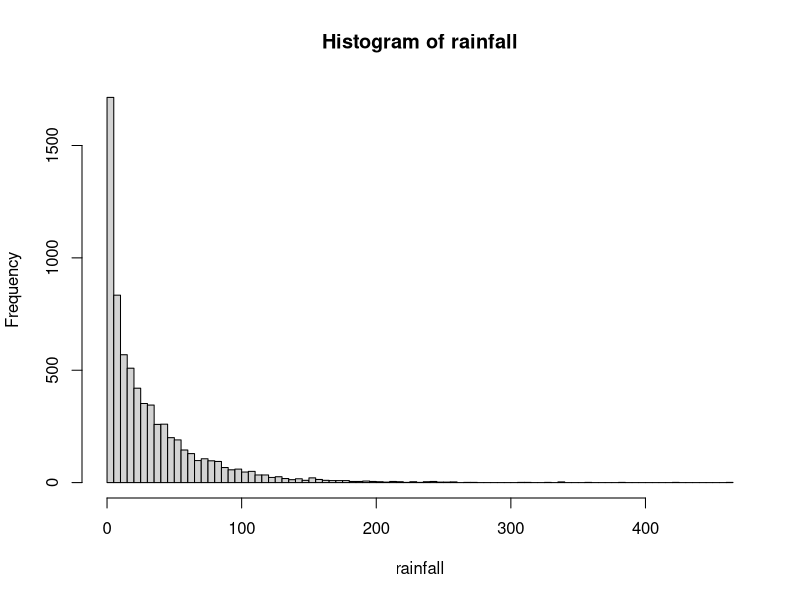
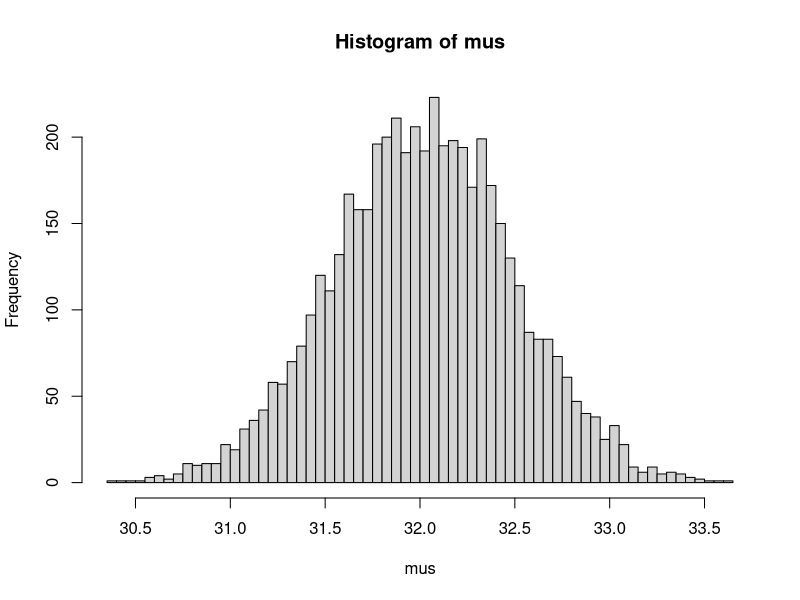
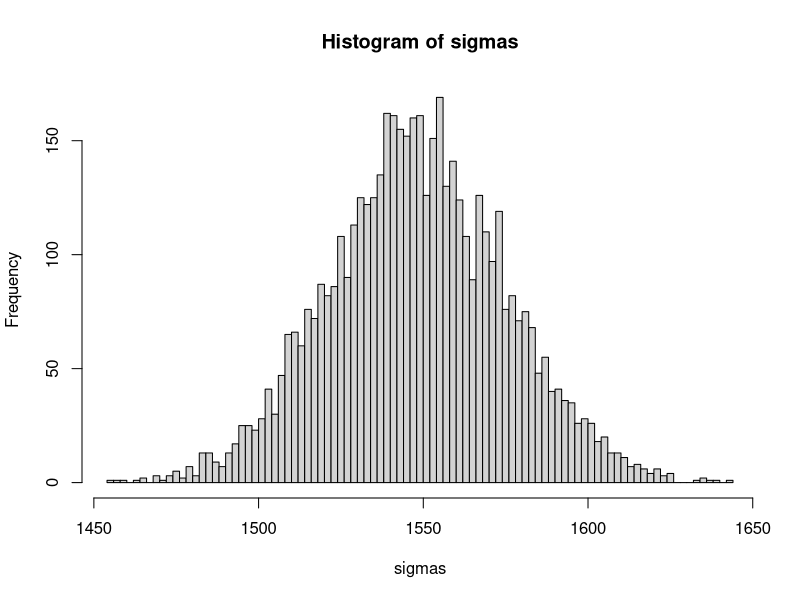
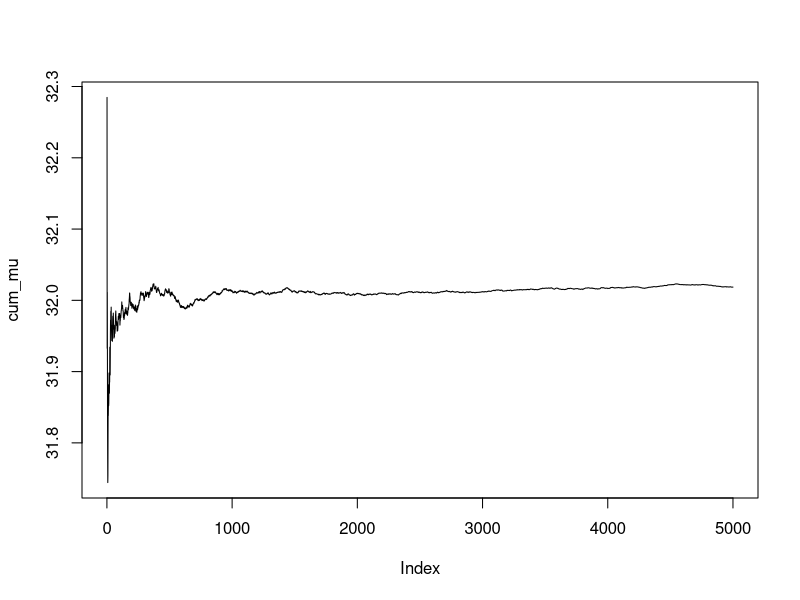
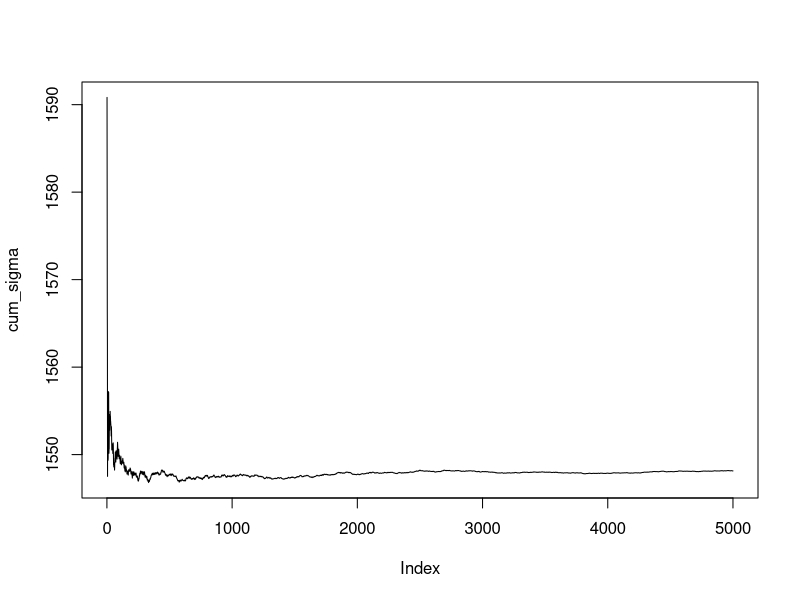
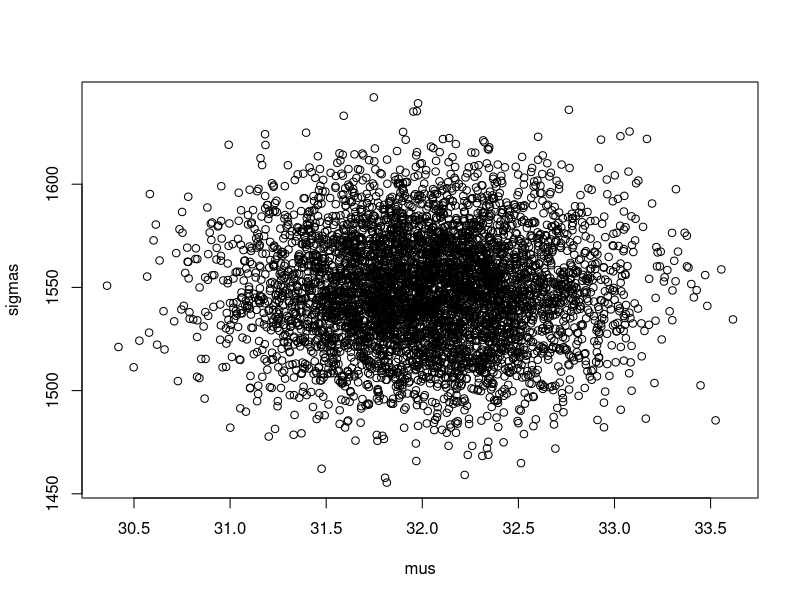
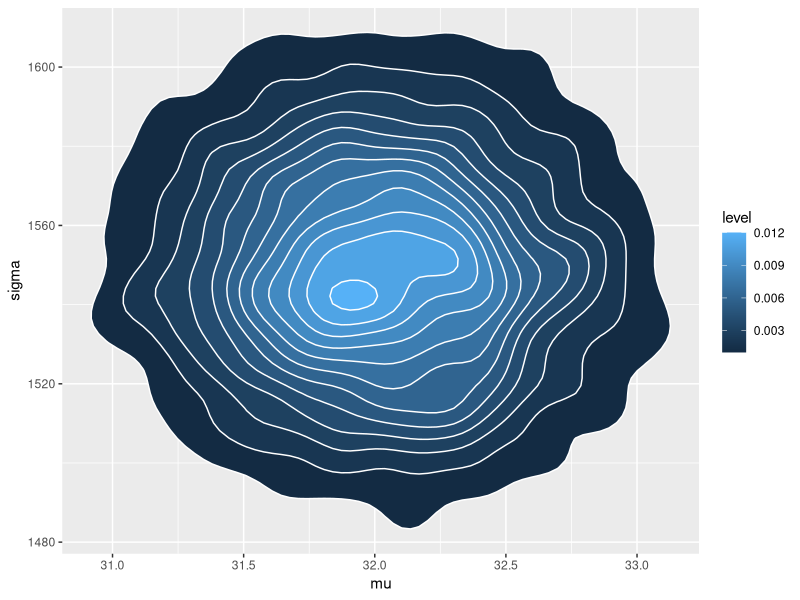
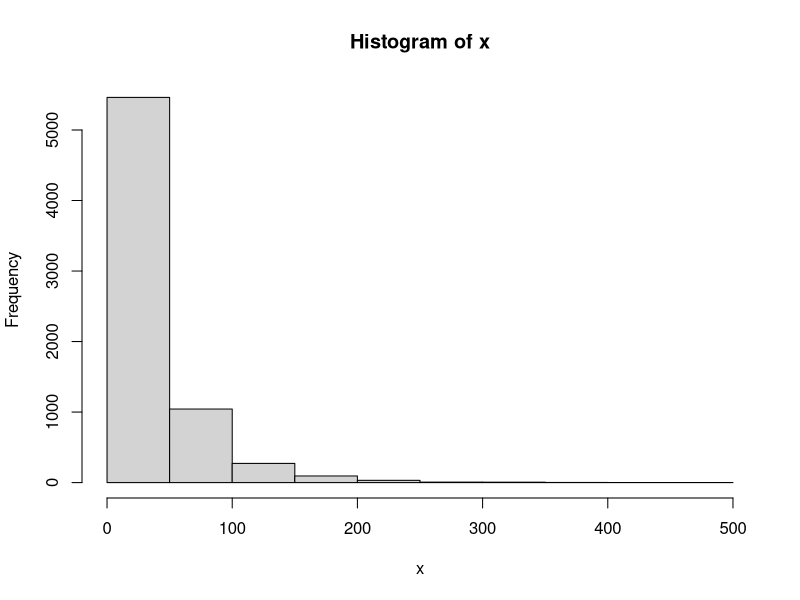

The R source for these figures, in order: (Note: a time limit stopped this script after it produced the figures.)
library(ggplot2)

rainfall <- read.table("rainfall.dat")
rainfall <- rainfall[,1]

hist(rainfall, 100)

mu_0 <- 20
tau_0 <- 10
v_0 <- 1
sigma_0 <- 1
n <- length(rainfall)
x_hat <- mean(rainfall)


sigma <- 10
mu <- 20

sims <- 5000

sigmas <- c()
mus <- c()
cum_mu <- c()
cum_sigma <- c()

for (i in 1:sims) {
  w <- (n/sigma)/((n/sigma) + (1/tau_0))
  mu_n <- w * x_hat + (1 - w)*mu_0 
  tau_n <- solve( n/sigma + 1/tau_0 )[1]
  mu <- rnorm(1, mu_n, sqrt(tau_n))
  
  v_n <- v_0 + n
  tau <- v_0*sigma_0 + sum((rainfall - mu)**2) / v_n 
  sigma <- (v_n * tau)/rchisq(1, v_n)
  
  mus[i] <- mu
  sigmas[i] <- sigma
  
  cum_mu[i] <- mean(mus)
  cum_sigma[i] <- mean(sigmas)
  
  
}

hist(mus, 100)
hist(sigmas, 100)
plot(cum_mu, type = "l")
plot(cum_sigma, type = "l")

plot(mus, sigmas)

df <- data.frame(
  mu = mus,
  sigma = sigmas
)

ggplot(df, aes(x=mu, y=sigma) ) +
  stat_density_2d(aes(fill = ..level..), geom = "polygon", colour="white")


# b
x <- as.matrix(rainfall)

# Model options
nComp <- 2    # Number of mixture components

# Prior options
alpha <- 10*rep(1,nComp) # Dirichlet(alpha)
muPrior <- rep(0,nComp) # Prior mean of mu
tau2Prior <- rep(10,nComp) # Prior std of mu
sigma2_0 <- rep(var(x),nComp) # s20 (best guess of sigma2)
nu0 <- rep(4,nComp) # degrees of freedom for prior on sigma2

# MCMC options
nIter <- 1000 # Number of Gibbs sampling draws

# Plotting options
plotFit <- TRUE
lineColors <- c("blue", "green", "magenta", 'yellow')
sleepTime <- 0.01 # Adding sleep time between iterations for plotting
################   END USER INPUT ###############

###### Defining a function that simulates from the 
rScaledInvChi2 <- function(n, df, scale){
  return((df*scale)/rchisq(n,df=df))
}

####### Defining a function that simulates from a Dirichlet distribution
rDirichlet <- function(param){
  nCat <- length(param)
  piDraws <- matrix(NA,nCat,1)
  for (j in 1:nCat){
    piDraws[j] <- rgamma(1,param[j],1)
  }
  piDraws = piDraws/sum(piDraws) # Diving every column of piDraws by the sum of the elements in that column.
  return(piDraws)
}

# Simple function that converts between two different representations of the mixture allocation
S2alloc <- function(S){
  n <- dim(S)[1]
  alloc <- rep(0,n)
  for (i in 1:n){
    alloc[i] <- which(S[i,] == 1)
  }
  return(alloc)
}

# Initial value for the MCMC
nObs <- length(x)
S <- t(rmultinom(nObs, size = 1 , prob = rep(1/nComp,nComp))) # nObs-by-nComp matrix with component allocations.
mu <- quantile(x, probs = seq(0,1,length = nComp))
sigma2 <- rep(var(x),nComp)
probObsInComp <- rep(NA, nComp)

# Setting up the plot
xGrid <- seq(min(x)-1*apply(x,2,sd),max(x)+1*apply(x,2,sd),length = 100)
xGridMin <- min(xGrid)
xGridMax <- max(xGrid)
mixDensMean <- rep(0,length(xGrid))
effIterCount <- 0
ylim <- c(0,2*max(hist(x)$density))


for (k in 1:nIter){
  #message(paste('Iteration number:',k))
  alloc <- S2alloc(S) # Just a function that converts between different representations of the group allocations
  nAlloc <- colSums(S)
  #print(nAlloc)
  # Update components probabilities
  pi <- rDirichlet(alpha + nAlloc)
  
  # Update mu's
  for (j in 1:nComp){
    precPrior <- 1/tau2Prior[j]
    precData <- nAlloc[j]/sigma2[j]
    precPost <- precPrior + precData
    wPrior <- precPrior/precPost
    muPost <- wPrior*muPrior + (1-wPrior)*mean(x[alloc == j])
    tau2Post <- 1/precPost
    mu[j] <- rnorm(1, mean = muPost, sd = sqrt(tau2Post))
  }
  
  # Update sigma2's
  for (j in 1:nComp){
    sigma2[j] <- rScaledInvChi2(1, df = nu0[j] + nAlloc[j], scale = (nu0[j]*sigma2_0[j] + sum((x[alloc == j] - mu[j])^2))/(nu0[j] + nAlloc[j]))
  }
  
  # Update allocation
  for (i in 1:nObs){
    for (j in 1:nComp){
      probObsInComp[j] <- pi[j]*dnorm(x[i], mean = mu[j], sd = sqrt(sigma2[j]))
    }
    S[i,] <- t(rmultinom(1, size = 1 , prob = probObsInComp/sum(probObsInComp)))
  }
  
  # Printing the fitted density against data histogram
  if (plotFit && (k%%50 ==0)){
    effIterCount <- effIterCount + 1
    hist(x, breaks = 50, freq = FALSE, xlim = c(xGridMin,xGridMax), main = paste("Iteration number",k), ylim = ylim)
    mixDens <- rep(0,length(xGrid))
    components <- c()
    for (j in 1:nComp){
      compDens <- dnorm(xGrid,mu[j],sd = sqrt(sigma2[j]))
      mixDens <- mixDens + pi[j]*compDens
      lines(xGrid, compDens, type = "l", lwd = 2, col = lineColors[j])
      components[j] <- paste("Component ",j)
    }
    mixDensMean <- ((effIterCount-1)*mixDensMean + mixDens)/effIterCount
    
    lines(xGrid, mixDens, type = "l", lty = 2, lwd = 3, col = 'red')
    legend("bottomright", box.lty = 0, legend = c("Data histogram",components, 'Mixture'), 
           col = c("black",lineColors[1:nComp], 'red'), lwd = 2)
    ##Sys.sleep(sleepTime)
  }
  
}
hist(x, breaks = 50, freq = FALSE, xlim = c(xGridMin,xGridMax), main = "Final fitted density")
lines(xGrid, mixDensMean, type = "l", lwd = 2, lty = 4, col = "red")
lines(xGrid, dnorm(xGrid, mean = mean(x), sd = apply(x,2,sd)), type = "l", lwd = 2, col = "blue")
legend("topright", box.lty = 0, legend = c("Data histogram","Mixture density","Normal density"), col=c("black","red","blue"), lwd = 2)

# c

hist(x, breaks = 100, freq = FALSE, xlim = c(xGridMin,xGridMax), main = "comparison of densities")
lines(xGrid, mixDensMean, type = "l", lwd = 2, lty = 4, col = "red")
lines(xGrid, dnorm(xGrid, mean = mean(mus), sd = sqrt(mean(sigmas))), type = "l", lwd = 2, col = "blue")
legend("topright", box.lty = 0, legend = c("Data histogram","Mixture density","Normal density (Gibbs)"), col=c("black","red","blue"), lwd = 2)
